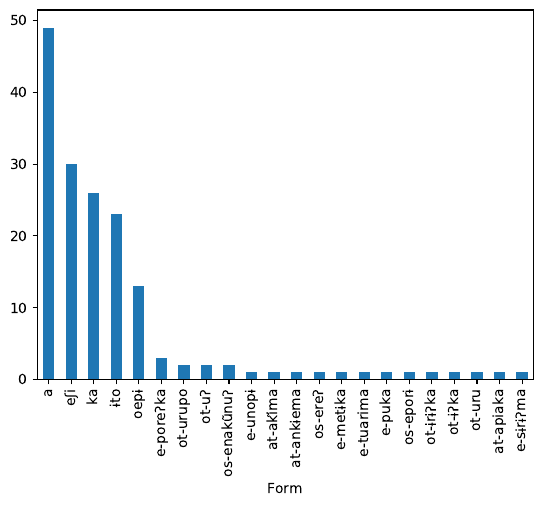

Reproduce this figure in Python.
import pandas as pd
from pyigt.igt import iter_morphemes, IGT, Corpus
import yaml
from pycldf.terms import Terms
import numpy as np
import scipy
from scipy.stats import chisquare
import matplotlib.pyplot as plt

word_count = 0
morph_count = 0

found_morphemes = {}
test = Corpus.from_path("../cldf/metadata_full.json")
test.check_glosses()
for igt in test:
    for word in igt.glossed_morphemes:
        word_count += 1
        for i, (obj, gloss) in enumerate(word):
            morph_count += 1
            if obj in ["at", "os", "e"] and gloss in ["reflex", "reflx_se", "reflx"]:
                word[i + 1] = list(word[i + 1])
                word[i + 1][0] = obj + "-" + word[i + 1][0]
                word[i + 1][1] = gloss + "-" + word[i + 1][1]
        for obj, gloss in word:
            key = obj.lower() + ":" + gloss.lower()
            if key not in found_morphemes:
                found_morphemes[key] = {"count": 1}
            else:
                found_morphemes[key]["count"] += 1

verbs = yaml.load(open("sa_verbs.json"), Loader=yaml.BaseLoader)
counts = []
for verb in verbs:
    if "ID" in verb:
        id = verb["ID"]
    else:
        id = "reg_sa"
        
    verb_count = 0
    for form in verb["forms"]:
        key = ":".join(form)
        if key in found_morphemes:
            verb_count += found_morphemes[key]["count"]
            found_morphemes[key]["sa"] = True
    counts.append(
        {
            "Form": verb["form"],
            "Meaning": verb["meaning"],
            "ID": id,
            "Count": verb_count,
        }
    )

df = pd.DataFrame.from_dict(counts)
df["% Sa"] = df["Count"] / sum(df["Count"])
df["% Words"] = df["Count"] / word_count
df.sort_values("Count", ascending=False, inplace=True)
df["High_Frequency"] = df["% Sa"] > df["% Sa"].mean()
df.to_csv("apalai_sa_verb_stats.csv", index=False)

print(
    df.to_string(
        formatters={
            "% Sa": "{:,.2%}".format,
            "% Words": "{:,.2%}".format,
        }
    )
)

avg = sum(df["Count"]) / len(df)
observed_values = np.array(df["Count"])
expected_values=np.array([avg] * len(df))
a, b = chisquare(observed_values, f_exp=expected_values)
print(a, b)

fig, ax = plt.subplots()
df.set_index("Form")["Count"].plot(ax=ax, kind="bar")
plt.savefig("sa_frequency.pdf", bbox_inches="tight")
morphs = []
for morph, data in found_morphemes.items():
    obj, gloss = morph.split(":")
    morphs.append({
        "Form": obj,
        "Gloss": gloss,
        "Count": data["count"],
    })
    if "sa" in data:
        morphs[-1]["Sa_Verb"] = data["sa"]
w_df = pd.DataFrame.from_dict(morphs)
w_df.sort_values("Count", ascending=False, inplace=True)
w_df.fillna(False, inplace=True)
w_df.to_csv("all_morphemes.csv", index=False)